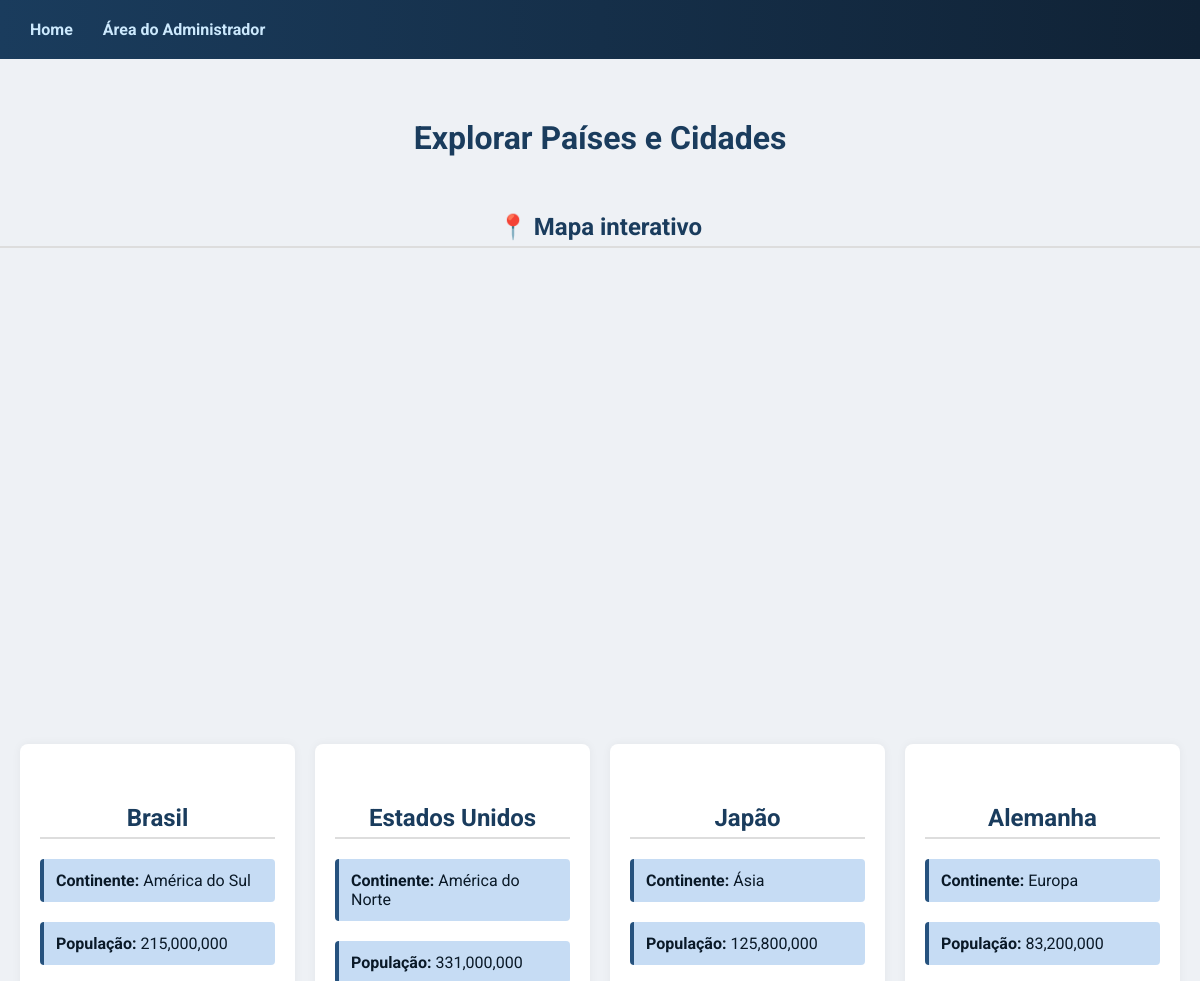
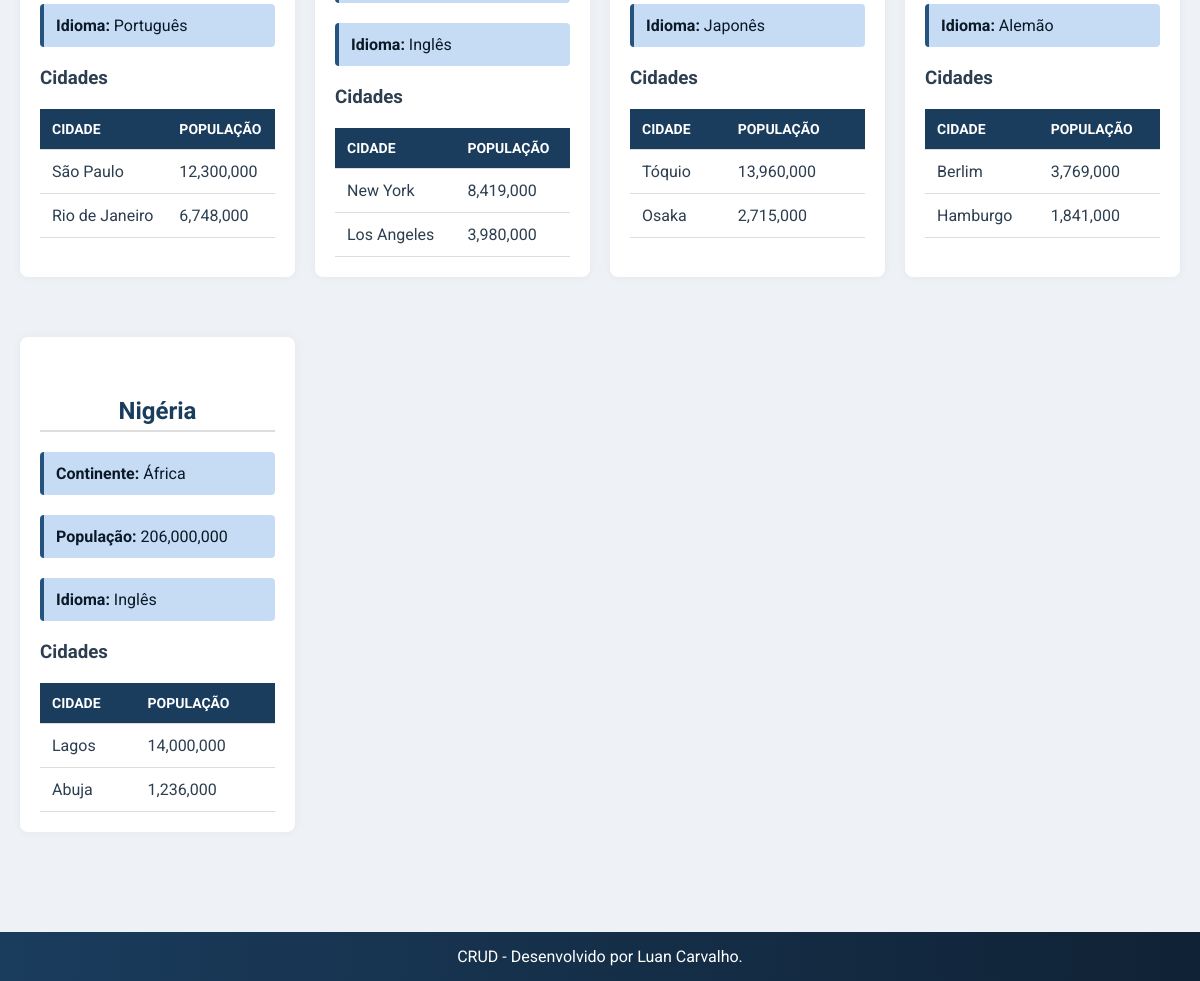
The page / on the database its author committed (2 pictures, top to bottom).
### tables this page shows
create table paises (
	id_pais int primary key auto_increment,
	nome varchar(100) unique not null,
	continente varchar(50) not null,
	populacao int(100) not null,
	idioma varchar(50) not null
);

create table cidades (
	id_cidade int primary key auto_increment,
	nome varchar(100) unique not null,
	populacao int(100) not null,
	pais_id int,
	foreign key (pais_id) references paises(id_pais)
);

### index.php (the view, shortened to what this page needs)
<?php
include_once("connect.php");
$sql_paises = "SELECT * FROM paises";
$res_paises = $con->query($sql_paises);
$paises = [];
while ($pais = $res_paises->fetch_assoc()) {
    $id_pais = $pais["id_pais"];
    $sql_cidades = "SELECT * FROM cidades WHERE pais_id = $id_pais";
    $res_cidades = $con->query($sql_cidades);
    $cidades = [];
    while ($cidade = $res_cidades->fetch_assoc()) {
        $cidades[] = $cidade;
    }
    $pais["cidades"] = $cidades;
    $paises[] = $pais;
}
?>
<!DOCTYPE html>
<html lang="pt-br">
<head>
    <link rel="stylesheet" href="styles.css">
</head>
<body>
    <?php include('includes/header.php'); ?>
    <h1 style="padding-top: 5%;">Explorar Países e Cidades</h1>
    <h2>📍 Mapa interativo</h2>
    <div id="map"></div>
    <main>
        <?php if (count($paises) > 0): ?>
            <?php foreach ($paises as $pais): ?>
                <div class="country-card"
                     onclick="moverMapa(<?php echo $pais['latitude'] ?? 'null'; ?>, <?php echo $pais['longitude'] ?? 'null'; ?>, '<?php echo addslashes($pais['nome']); ?>')">
                    <h2><?php echo htmlspecialchars($pais["nome"]); ?></h2>
                    <p><strong>Continente:</strong> <?php echo htmlspecialchars($pais["continente"]); ?></p>
                    <p><strong>População:</strong> <?php echo number_format($pais["populacao"]); ?></p>
                    <p><strong>Idioma:</strong> <?php echo htmlspecialchars($pais["idioma"]); ?></p>
                    <?php if (!empty($pais["cidades"])): ?>
                        <h3>Cidades</h3>
                        <div style="overflow-x:auto;">
                            <table>
                                <tr><th>Cidade</th><th>População</th></tr>
                                <?php foreach ($pais["cidades"] as $cidade): ?>
                                    <tr onclick="moverMapa(<?php echo $cidade['latitude'] ?? 'null'; ?>, <?php echo $cidade['longitude'] ?? 'null'; ?>, '<?php echo addslashes($cidade['nome']); ?>')">
                                        <td><?php echo htmlspecialchars($cidade["nome"]); ?></td>
                                        <td><?php echo number_format($cidade["populacao"]); ?></td>
                                    </tr>
                                <?php endforeach; ?>
                            </table>
                        </div>
                    <?php else: ?>
                        <p><em>Sem cidades cadastradas.</em></p>
                    <?php endif; ?>
                </div>
            <?php endforeach; ?>
        <?php else: ?>
            <p><em>Nenhum país cadastrado.</em></p>
        <?php endif; ?>
    </main>
    <?php include('includes/footer.php'); ?>
</body>
</html>

### includes/header.php (shortened to what this page needs)
<!DOCTYPE html>
<html lang="pt-BR">
<head>
  <link rel="stylesheet" href="css/font-awesome.min.css">
  <link rel="stylesheet" href="css/styles.css">
</head>
<body>
  <header>
        <a href="index.php">Home</a>
        <a href="login.php">Área do Administrador</a>
  </header>

### includes/footer.php
<footer>
  CRUD - Desenvolvido por Luan Carvalho.
</footer>
</body>
</html>

### css/styles.css (style rules this page uses)
* { margin: 0; padding: 0; box-sizing: border-box; }
#map { width: 100%; height: 400px; margin: 20px 0; border-radius: 10px; }
header { background: linear-gradient(90deg, #1a3c5d, #102235); color: white; padding: 20px 0; text-align: center; display: flex; flex-direction: row; gap: 30px; padding-left: 30px; }
body { font-family: 'Roboto', sans-serif; background-color: #eef1f5; color: #2c3e50; min-height: 100vh; display: flex; flex-direction: column; }
main { display: grid; grid-template-columns: repeat(4, 1fr); gap: 20px; padding: 20px; justify-content: space-between; gap: 20px; margin-top: 40px; flex: 1; padding: 40px 20px; max-width: 1200px; margin: auto; }
h1, h2 { color: #1a3c5d; margin-bottom: 16px; text-align: center; }
h2 { margin-top: 40px; font-size: 24px; border-bottom: 2px solid #ddd; padding-bottom: 5px; }
.country-card { background-color: #ffffff; border-radius: 8px; padding: 20px; margin-bottom: 40px; box-shadow: 0 0 10px rgba(0,0,0,0.05); cursor: pointer; transition: transform 0.2s, background 0.2s; }
p { background-color: #b4d1f1c2; color: #0a1927; border-left: 4px solid #26527e; padding: 12px; margin-bottom: 20px; max-width: 600px; margin: 20px auto; border-radius: 4px; }
a { color: #cce9fd; text-decoration: none; font-weight: bold; }
footer { text-align: center; padding: 15px 0; background: linear-gradient(90deg, #1a3c5d, #102235);; color: white; position: relative; bottom: 0; width: 100%; margin-top: 20px; }
table { width: 100%; border-collapse: collapse; margin-top: 20px; }
table th, table td { padding: 12px; text-align: left; border-bottom: 1px solid #ddd; }
table th { background-color: #1a3c5d; color: white; text-transform: uppercase; font-size: 14px; }

### rows shown on the page
paises: nome "Brasil", continente "América do Sul", populacao "215,000,000", idioma "Português"
cidades: nome "São Paulo", populacao "12,300,000"
cidades: nome "Rio de Janeiro", populacao "6,748,000"
paises: nome "Estados Unidos", continente "América do Norte", populacao "331,000,000", idioma "Inglês"
cidades: nome "New York", populacao "8,419,000"
cidades: nome "Los Angeles", populacao "3,980,000"
paises: nome "Japão", continente "Ásia", populacao "125,800,000", idioma "Japonês"
cidades: nome "Tóquio", populacao "13,960,000"
cidades: nome "Osaka", populacao "2,715,000"
paises: nome "Alemanha", continente "Europa", populacao "83,200,000", idioma "Alemão"
cidades: nome "Berlim", populacao "3,769,000"
cidades: nome "Hamburgo", populacao "1,841,000"
paises: nome "Nigéria", continente "África", populacao "206,000,000", idioma "Inglês"
cidades: nome "Lagos", populacao "14,000,000"
cidades: nome "Abuja", populacao "1,236,000"
